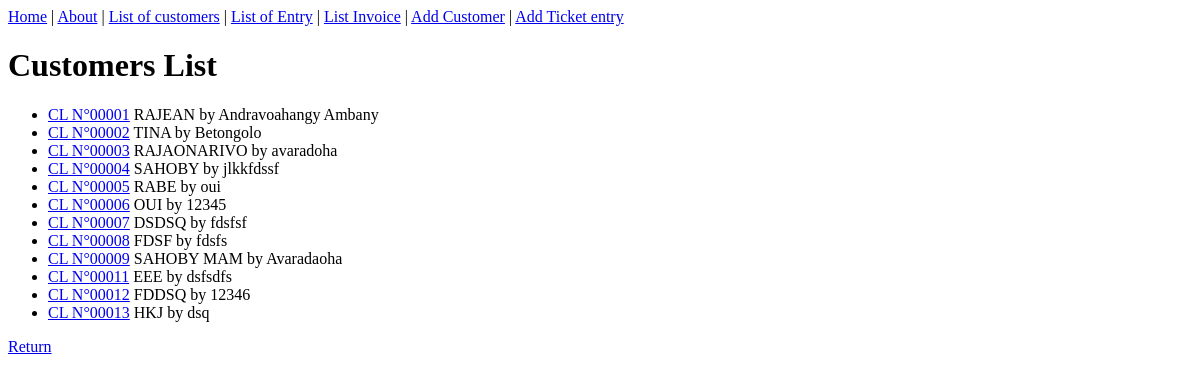
The app's page /customers/list/, older data.
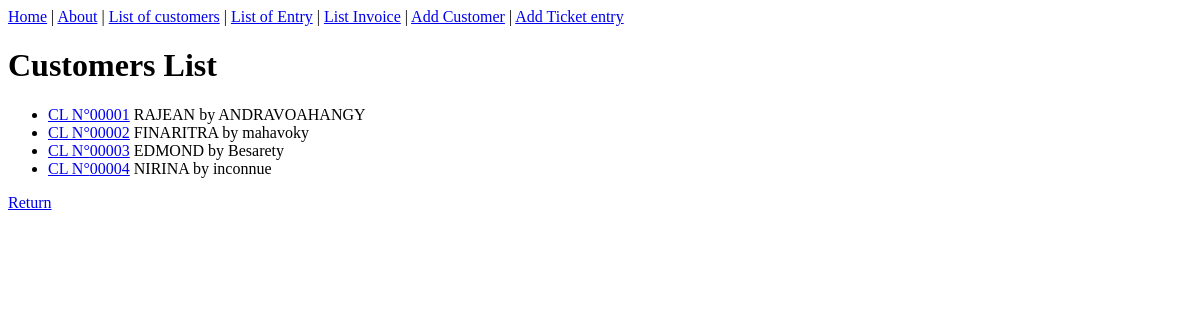
The same page, newer data.
### customers/models.py (models this page shows, shortened)
class Customers(models.Model):
    name = models.CharField(max_length=200,unique=True)
    company = models.CharField(max_length=200,null=True,blank=True)
    contact = models.CharField(max_length=10,unique=True,null=True,blank=True)
    location = models.CharField(max_length=100,null=True,blank=True)

### customers/views.py (the view)
# urls.py: path('list/' ,ListCustomers.as_view(),name='customer-list'),
class ListCustomers(ListView):
    model = Customers
    template_name = 'customers/list_client.html'
    context_object_name = 'customers'

### customers/templates/customers/list_client.html
{% extends 'customers/base.html' %}
{% block content %}
<h1>Customers List</h1>
<ul>
    {% for customer in customers %}
        <li>
            <a href="{% url 'customer-detail' customer.id %}">CL N°{{customer.pk|stringformat:"05d"}}</a>
            {{ customer.name | upper}} by {{ customer.location }}
        </li>
    {% endfor %}
</ul>
<a href="{% url 'home' %}">Return</a>
{% endblock content %}

Row changes from the older to the newer data that the page shows:
removed Customers: pk "00005", name "RABE", location "oui"
removed Customers: pk "00006", name "OUI", location "12345"
removed Customers: pk "00007", name "DSDSQ", location "fdsfsf"
removed Customers: pk "00008", name "FDSF", location "fdsfs"
removed Customers: pk "00009", name "SAHOBY MAM", location "Avaradaoha"
removed Customers: pk "00011", name "EEE", location "dsfsdfs"
removed Customers: pk "00012", name "FDDSQ", location "12346"
removed Customers: pk "00013", name "HKJ", location "dsq"
changed Customers "RAJEAN": location "Andravoahangy Ambany" → "ANDRAVOAHANGY"
changed Customers "00002": name "TINA" → "FINARITRA"; location "Betongolo" → "mahavoky"
changed Customers "00003": name "RAJAONARIVO" → "EDMOND"; location "avaradoha" → "Besarety"
changed Customers "00004": name "SAHOBY" → "NIRINA"; location "jlkkfdssf" → "inconnue"
